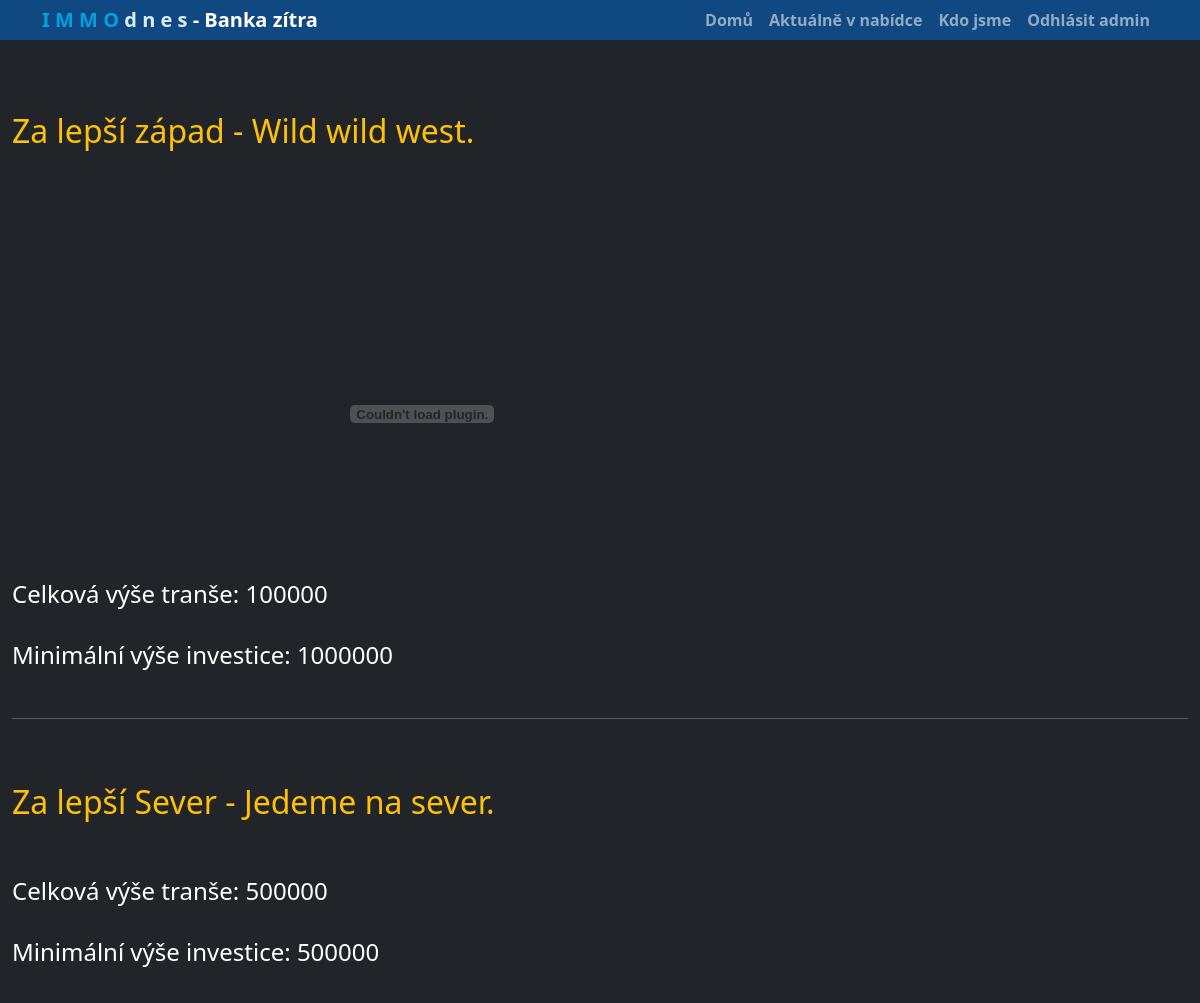
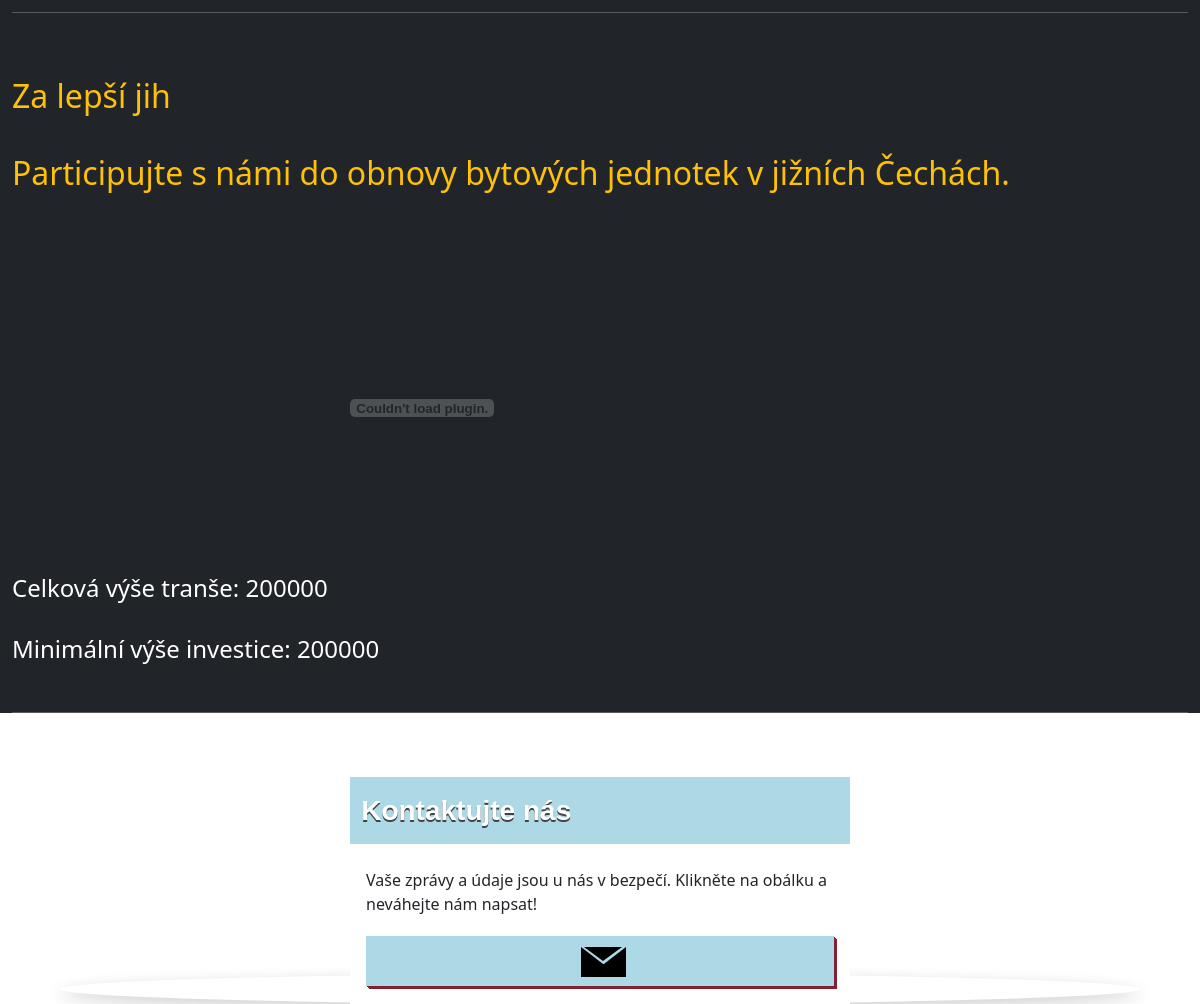
Screenshot of /claim/ (signed in) with the database file from the repository (2 pictures, top to bottom).
### claim/models.py (models this page shows, shortened)
class Claim(models.Model):
    title = models.CharField(max_length=200)
    description = models.TextField(max_length=500, help_text='Enter a brief description of the claim')
    price_tranche = MoneyField(max_digits=14,
                               decimal_places=0,
                               blank=True,
                               null=True,
                               help_text="Enter available amount",
                               currency_choices=[('CZK', 'Czech Koruna')])
    min_price_tranche = MoneyField(max_digits=14,
                                   decimal_places=0,
                                   blank=True,
                                   null=True,
                                   help_text="Enter a minimum price purchase",
                                   currency_choices=[('CZK', 'Czech Koruna')])
    remaining_ammount = MoneyField(max_digits=14,
                                   decimal_places=0,
                                   blank=True,
                                   null=True,
                                   currency_choices=[('CZK', 'Czech Koruna')])
    date_of_purchase = models.DateTimeField(auto_now_add=True)
    due_date = models.DateTimeField(auto_now_add=True)
    purchased = models.BooleanField(default=False)
    image = models.ImageField(upload_to="images/", blank=True)
    pdf = models.FileField(upload_to="files/", blank=True)
    class Meta:
        ordering = ['-due_date']

### claim/views.py (the view, shortened to what this page needs)
# urls.py: path('', claim.views.home, name='home'),
def claim(request):
    claim = Claim.objects.all()
    return render(request=request, template_name="claim/actual_offer.html", context={"claim": claim})

### claim/templates/claim/actual_offer.html (shortened to what this page needs)
{% extends 'main.html' %}
{% block content %}
<section class=" claims py-3 ">
	<div class="container-fluid bg-dark">
		<div class="titles py-5">
			{% for c in claim %}
			{% if not field.is_readonly %}
            <h2 class=" descr text-warning py-5">{{ c.description | linebreaksbr }}</h2>
		</div>
		<div class="pdf">
			{% if c.pdf %}}
			<embed id="embed"src="../media/{{ c.pdf }}">
		</div>
			{% endif %}
		<div class="tranches text-white">
			<h4> Celková výše tranše: {{ c.price_tranche }}</h4><br>
			<h4> Minimální výše investice: {{ c.min_price_tranche }}</h4><br>
			<hr>
             {% endif %}
			 {% endfor %}
		</div>
	</div>
</section>
<section id="contact">
	<div class="sectionheader">	<h1> Kontaktujte nás </h1></div>
	<article>
	<p>Vaše zprávy a údaje jsou u nás v bezpečí. Klikněte na obálku a neváhejte nám napsat!</p>
			<label for="checkcontact" class="contactbutton"><div class="mail"></div></label><input id="checkcontact" type="checkbox">
	</article>
</section>
{% endblock %}

### templates/navbar.html (shortened to what this page needs)
{% load static %}
<nav class="navbar navbar-expand-lg  navbar-dark py-0 fixed-top nav-top ">
    <div class="container">
        <a href="/" class="navbar-brand nav-text">
            <span style="color:#01A0E2">I</span>
            <span style="color:#01A0E2">M</span>
            <span style="color:#01A0E2">M</span>
            <span style="color:#01A0E2">O</span>
            <span style="color:#DAEDF7">d</span>
            <span style="color:#DAEDF7">n</span>
            <span style="color:#DAEDF7">e</span>
            <span style="color:#DAEDF7">s</span>
            - Banka zítra</a>
        <div class="collapse navbar-collapse" id="navmenu">
            <ul class="navbar-nav ms-auto">
                <li class="nav-item">
                    <a href="/" class="nav-link">Domů</a>
                </li>
                <li class="nav-item">
                    <a href="{% url 'claim' %}" class="nav-link">Aktuálně v nabídce</a>
                </li>
                <li class="nav-item">
                    <a href="/#about-us" class="nav-link">Kdo jsme</a>
                </li>
                {% if user.is_authenticated %}
                <li class="nav-item">
                    <a href="{% url 'logout' %}" class="nav-link">Odhlásit {{ user }}</a>
                {% endif %}
            </ul>
         </div>
    </div>
</nav>

### claim/static/claim/actual_offer.css (style rules this page uses)
#embed { width: 50rem; height: 20rem; border: solid 3px; }

### claim/static/claim/login.css (style rules this page uses)
body { height: 100vh; }
label { font-weight: bold; }

### claim/static/claim/actual_offer_contact_form.css (style rules this page uses)
#contact { width: 500px; margin:2em auto; background:white; }
#contact::after { content: ""; display: block; height: 30px; width: 90%; left: 5%; bottom: 0; position: absolute; -webkit-box-shadow: 0 5px 15px 0 rgba(0, 0, 0, 0.19); box-shadow: 0 5px 15px 0 rgba(0, 0, 0, 0.19); border-radius: 100%; z-index: -1; }
#contact article { padding: 1em; }
#contact h1 { background: lightblue; font-family: Oswald ,sans-serif; font-size: 1.75em; padding: 0.6em 0 0.6em 0.4em; color: white; text-shadow: 0 0.06em 0 #424242; position: relative; font-weight: bold; }
.contactbutton { background: lightblue; -webkit-box-shadow: 1px 1px 0 0 #832032,2px 2px 0 0 #832032,3px 3px 0 0 #832032; box-shadow: 1px 1px 0 0 #832032,2px 2px 0 0 #832032,3px 3px 0 0 #832032; text-align: center; display: block; width: 100%; height: 50px; margin-top: 20px; margin-bottom: 2px; cursor: pointer; }
.mail { margin-top: 11px; font-size: 15px; display: inline-block; border-top: 2em solid transparent; border-left: 2.6em solid black; height: 0; width: 0; position: relative; }
.mail:before { content: ''; top: -2.5em; left: -2.95em; display: block; position: absolute; border-top: 1.2em solid black; border-left: 1.6em solid transparent; border-right: 1.6em solid transparent; border-bottom: 1em solid transparent; font-size: 0.8em; }
.mail::after { display: block; content: ""; position: absolute; border-top: 2em solid transparent; border-right: 2.6em solid black; height: 0; width: 0; left: -2.18em; bottom: 0; }

### claim/static/claim/navbar.css (style rules this page uses)
.nav-top { background-color: #104882; font-weight: bold; }

### rows the page displays
Claim: description "Za lepší západ - Wild wild west.", price_tranche "100000", min_price_tranche "1000000"
Claim: description "Za lepší Sever - Jedeme na sever.", price_tranche "500000", min_price_tranche "500000"
Claim: description "Za lepší jih Participujte s námi do obnovy bytových jednotek v jižních Čechách.", price_tranche "200000", min_price_tranche "200000"

### other values shown
{{ user }} "admin"
